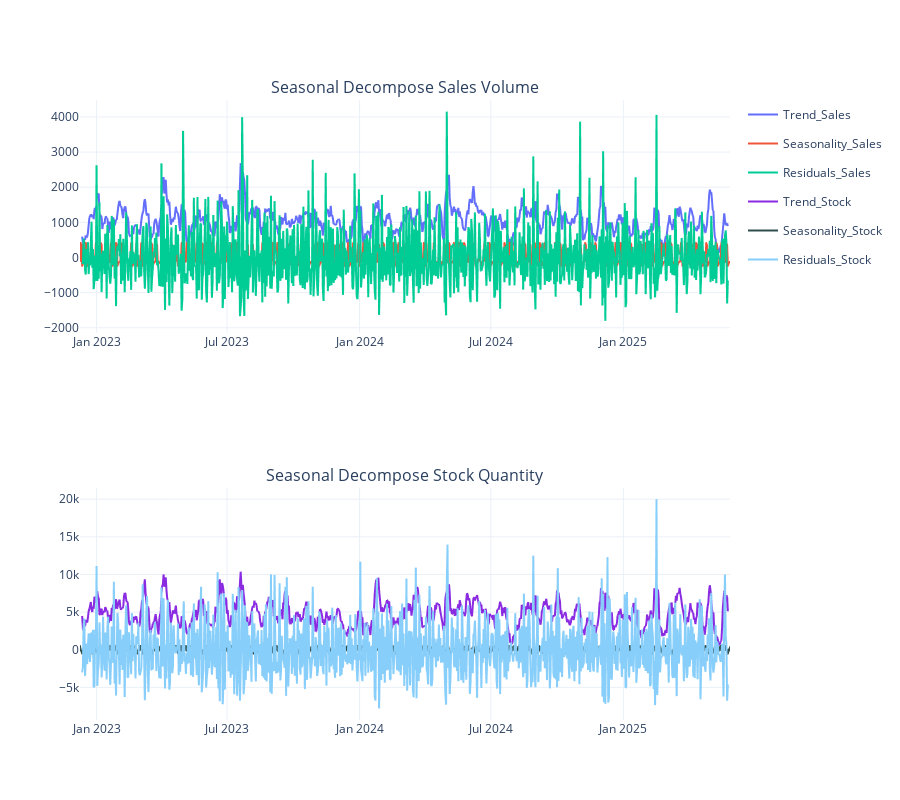

Write notebook code for a chart like this one.
### Markdown cell above
### Decomposition for Sales Volume and Stock Quantity

### Code cell
# Use an appropriate period, such as 7 for daily data with weekly seasonality
result_sales = seasonal_decompose(df_target['sales_volume'], model='additive', period=7)
result_stock = seasonal_decompose(df_target['stock_quantity'], model='additive', period=7)

# Create a new DataFrame with the decomposed components
decomposed_df = pd.DataFrame({
    'Trend_Sales': result_sales.trend,
    'Seasonality_Sales': result_sales.seasonal,
    'Residuals_Sales': result_sales.resid,
    'Trend_Stock': result_stock.trend,
    'Seasonality_Stock': result_stock.seasonal,
    'Residuals_Stock': result_stock.resid,
}, index=df_target.index)

# Plot each component individually with Plotly Express
fig_decomposed = make_subplots(rows=2, cols=1, 
                              subplot_titles=['Seasonal Decompose Sales Volume', 
                                            'Seasonal Decompose Stock Quantity'])

# Create individual plots for sales components
fig_decomposed1 = px.line(decomposed_df[['Trend_Sales', 'Seasonality_Sales', 'Residuals_Sales']])
# Create individual plots for stock components with custom colors
fig_decomposed2 = px.line(decomposed_df[['Trend_Stock', 'Seasonality_Stock', 'Residuals_Stock']], 
                         color_discrete_sequence=["blueviolet", "darkslategray", "lightskyblue"])

# Add sales components to top subplot
for trace in fig_decomposed1.data[:3]:
    fig_decomposed.add_trace(trace, row=1, col=1)
    
# Add stock components to bottom subplot    
for trace2 in fig_decomposed2.data[:3]:
    fig_decomposed.add_trace(trace2, row=2, col=1)

# Update layout settings
fig_decomposed.update_layout(showlegend=True, height=800)

# Display the interactive decomposition plot
fig_decomposed.show()

### Figure 1 — Plotly figure (JSON) as saved in the notebook; plotly's stock layout.template omitted (floating-point values rounded to 4 significant figures; data arrays with more than 128 entries replaced by an {"elided": "..."} marker saying what was removed)
{"data": [{"hovertemplate": "variable=Trend_Sales<br>received_date=%{x}<br>value=%{y}<extra></extra>", "legendgroup": "Trend_Sales", "line": {"color": "#636efa", "dash": "solid"}, "marker": {"symbol": "circle"}, "mode": "lines", "name": "Trend_Sales", "showlegend": true, "type": "scattergl", "x": {"elided": "903 str values"}, "xaxis": "x", "y": {"elided": "903 float values"}, "yaxis": "y"}, {"hovertemplate": "variable=Seasonality_Sales<br>received_date=%{x}<br>value=%{y}<extra></extra>", "legendgroup": "Seasonality_Sales", "line": {"color": "#EF553B", "dash": "solid"}, "marker": {"symbol": "circle"}, "mode": "lines", "name": "Seasonality_Sales", "showlegend": true, "type": "scattergl", "x": {"elided": "903 str values"}, "xaxis": "x", "y": {"elided": "903 float values"}, "yaxis": "y"}, {"hovertemplate": "variable=Residuals_Sales<br>received_date=%{x}<br>value=%{y}<extra></extra>", "legendgroup": "Residuals_Sales", "line": {"color": "#00cc96", "dash": "solid"}, "marker": {"symbol": "circle"}, "mode": "lines", "name": "Residuals_Sales", "showlegend": true, "type": "scattergl", "x": {"elided": "903 str values"}, "xaxis": "x", "y": {"elided": "903 float values"}, "yaxis": "y"}, {"hovertemplate": "variable=Trend_Stock<br>received_date=%{x}<br>value=%{y}<extra></extra>", "legendgroup": "Trend_Stock", "line": {"color": "blueviolet", "dash": "solid"}, "marker": {"symbol": "circle"}, "mode": "lines", "name": "Trend_Stock", "showlegend": true, "type": "scattergl", "x": {"elided": "903 str values"}, "xaxis": "x2", "y": {"elided": "903 float values"}, "yaxis": "y2"}, {"hovertemplate": "variable=Seasonality_Stock<br>received_date=%{x}<br>value=%{y}<extra></extra>", "legendgroup": "Seasonality_Stock", "line": {"color": "darkslategray", "dash": "solid"}, "marker": {"symbol": "circle"}, "mode": "lines", "name": "Seasonality_Stock", "showlegend": true, "type": "scattergl", "x": {"elided": "903 str values"}, "xaxis": "x2", "y": {"elided": "903 float values"}, "yaxis": "y2"}, {"hovertemplate": "variable=Residuals_Stock<br>received_date=%{x}<br>value=%{y}<extra></extra>", "legendgroup": "Residuals_Stock", "line": {"color": "lightskyblue", "dash": "solid"}, "marker": {"symbol": "circle"}, "mode": "lines", "name": "Residuals_Stock", "showlegend": true, "type": "scattergl", "x": {"elided": "903 str values"}, "xaxis": "x2", "y": {"elided": "903 float values"}, "yaxis": "y2"}], "layout": {"annotations": [{"font": {"size": 16}, "showarrow": false, "text": "Seasonal Decompose Sales Volume", "x": 0.5, "xanchor": "center", "xref": "paper", "y": 1, "yanchor": "bottom", "yref": "paper"}, {"font": {"size": 16}, "showarrow": false, "text": "Seasonal Decompose Stock Quantity", "x": 0.5, "xanchor": "center", "xref": "paper", "y": 0.375, "yanchor": "bottom", "yref": "paper"}], "height": 800, "showlegend": true, "xaxis": {"anchor": "y", "domain": [0, 1]}, "xaxis2": {"anchor": "y2", "domain": [0, 1]}, "yaxis": {"anchor": "x", "domain": [0.625, 1]}, "yaxis2": {"anchor": "x2", "domain": [0, 0.375]}}}
